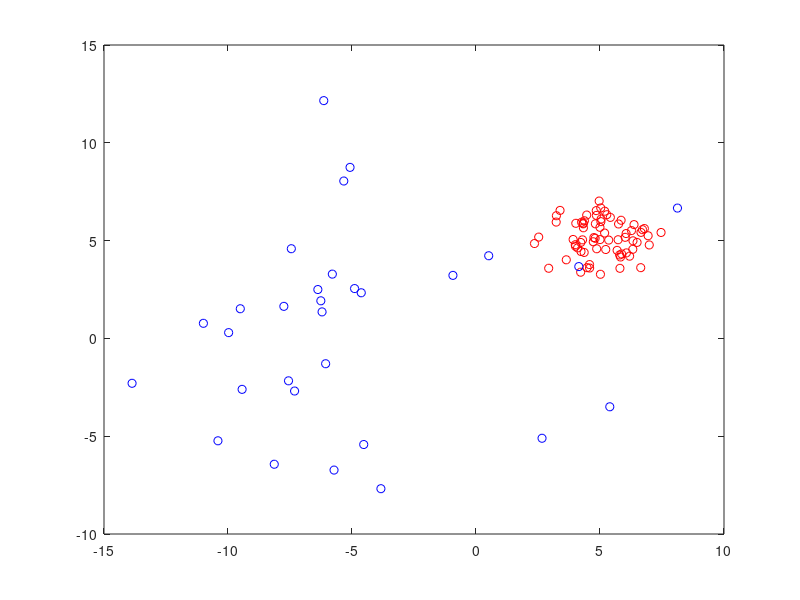

Write the MATLAB code that produced this figure.
% generate data for testing ransac.m

N=100;      % number of samples
w=0.7;      % probability that a sample is within a consistent model M1
D=2;        % dimension of the samples

mu1 = [5;5];    % expectation of model M1
mu2 = [-5;0];    % expectation of model M2
C1 = [1     0.0;
    0.0    1]; % covmat of model M1
C2 = [20    -0.25;
    -0.25   20]; % covmat of model M2

ind1 = randperm(N,round(w*N));    % indices for model M1
ind2 = setdiff(1:N,ind1);           % indices for model M2
N1 = length(ind1);
N2 = length(ind2);

x = zeros(D,N);
x(:,ind1) = mu1*ones(1,N1) + C1^0.5 * randn(D,N1);
x(:,ind2) = mu2*ones(1,N2) + C2^0.5 * randn(D,N2);

plot(x(1,ind1),x(2,ind1),'ro');
hold on;
plot(x(1,ind2),x(2,ind2),'bo');

